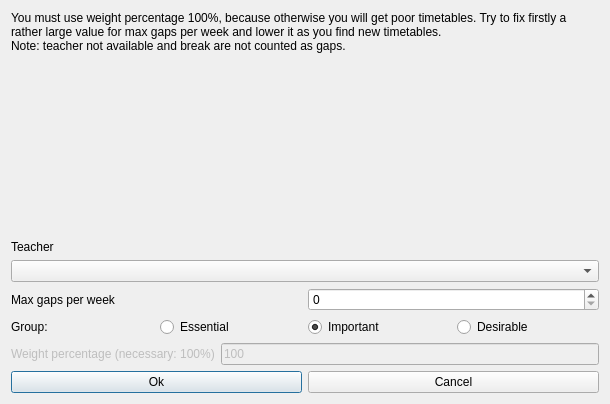
<?xml version="1.0" encoding="UTF-8"?>
<ui version="4.0">
 <class>ModifyConstraintTeacherMaxGapsPerWeekForm_template</class>
 <widget class="QDialog" name="ModifyConstraintTeacherMaxGapsPerWeekForm_template">
  <property name="geometry">
   <rect>
    <x>0</x>
    <y>0</y>
    <width>610</width>
    <height>404</height>
   </rect>
  </property>
  <property name="windowTitle">
   <string extracomment="This is the title of the dialog to modify a constraint of this type">Modify teacher max gaps per week</string>
  </property>
  <layout class="QVBoxLayout" name="verticalLayout_2">
   <item>
    <widget class="QLabel" name="weightTextLabel_2">
     <property name="sizePolicy">
      <sizepolicy hsizetype="Minimum" vsizetype="Minimum">
       <horstretch>0</horstretch>
       <verstretch>0</verstretch>
      </sizepolicy>
     </property>
     <property name="frameShape">
      <enum>QFrame::NoFrame</enum>
     </property>
     <property name="frameShadow">
      <enum>QFrame::Plain</enum>
     </property>
     <property name="text">
      <string>You must use weight percentage 100%, because otherwise you will get poor timetables. Try to fix firstly a rather large value for max gaps per week and lower it as you find new timetables.
Note: teacher not available and break are not counted as gaps.</string>
     </property>
     <property name="wordWrap">
      <bool>true</bool>
     </property>
    </widget>
   </item>
   <item>
    <spacer name="spacer4">
     <property name="orientation">
      <enum>Qt::Vertical</enum>
     </property>
     <property name="sizeType">
      <enum>QSizePolicy::Expanding</enum>
     </property>
     <property name="sizeHint" stdset="0">
      <size>
       <width>20</width>
       <height>59</height>
      </size>
     </property>
    </spacer>
   </item>
   <item>
    <layout class="QVBoxLayout" name="verticalLayout">
     <item>
      <widget class="QLabel" name="teacherTextLabel">
       <property name="frameShape">
        <enum>QFrame::NoFrame</enum>
       </property>
       <property name="frameShadow">
        <enum>QFrame::Plain</enum>
       </property>
       <property name="text">
        <string>Teacher</string>
       </property>
       <property name="wordWrap">
        <bool>false</bool>
       </property>
      </widget>
     </item>
     <item>
      <widget class="QComboBox" name="teachersComboBox">
       <property name="editable">
        <bool>false</bool>
       </property>
       <property name="insertPolicy">
        <enum>QComboBox::NoInsert</enum>
       </property>
       <property name="autoCompletion">
        <bool>false</bool>
       </property>
       <property name="duplicatesEnabled">
        <bool>false</bool>
       </property>
      </widget>
     </item>
    </layout>
   </item>
   <item>
    <layout class="QHBoxLayout" name="horizontalLayout">
     <item>
      <widget class="QLabel" name="textLabel1">
       <property name="text">
        <string>Max gaps per week</string>
       </property>
       <property name="wordWrap">
        <bool>false</bool>
       </property>
      </widget>
     </item>
     <item>
      <widget class="QSpinBox" name="maxGapsSpinBox"/>
     </item>
    </layout>
   </item>
   <item>
    <layout class="QHBoxLayout" name="horizontalLayout_4">
     <item>
      <widget class="QLabel" name="groupTextLabel">
       <property name="text">
        <string>Group:</string>
       </property>
      </widget>
     </item>
     <item>
      <widget class="QRadioButton" name="essentialRadioButton">
       <property name="text">
        <string>Essential</string>
       </property>
      </widget>
     </item>
     <item>
      <widget class="QRadioButton" name="importantRadioButton">
       <property name="text">
        <string>Important</string>
       </property>
       <property name="checked">
        <bool>true</bool>
       </property>
      </widget>
     </item>
     <item>
      <widget class="QRadioButton" name="desirableRadioButton">
       <property name="text">
        <string>Desirable</string>
       </property>
      </widget>
     </item>
    </layout>
   </item>
   <item>
    <layout class="QHBoxLayout" name="horizontalLayout_2">
     <item>
      <widget class="QLabel" name="weightTextLabel">
       <property name="enabled">
        <bool>false</bool>
       </property>
       <property name="frameShape">
        <enum>QFrame::NoFrame</enum>
       </property>
       <property name="frameShadow">
        <enum>QFrame::Plain</enum>
       </property>
       <property name="text">
        <string>Weight percentage (necessary: 100%)</string>
       </property>
       <property name="wordWrap">
        <bool>false</bool>
       </property>
      </widget>
     </item>
     <item>
      <widget class="QLineEdit" name="weightLineEdit">
       <property name="enabled">
        <bool>false</bool>
       </property>
       <property name="text">
        <string notr="true">100</string>
       </property>
      </widget>
     </item>
    </layout>
   </item>
   <item>
    <layout class="QHBoxLayout">
     <item>
      <widget class="QPushButton" name="okPushButton">
       <property name="text">
        <string>Ok</string>
       </property>
      </widget>
     </item>
     <item>
      <widget class="QPushButton" name="cancelPushButton">
       <property name="text">
        <string>Cancel</string>
       </property>
      </widget>
     </item>
    </layout>
   </item>
  </layout>
 </widget>
 <layoutdefault spacing="6" margin="11"/>
 <resources/>
 <connections/>
</ui>
